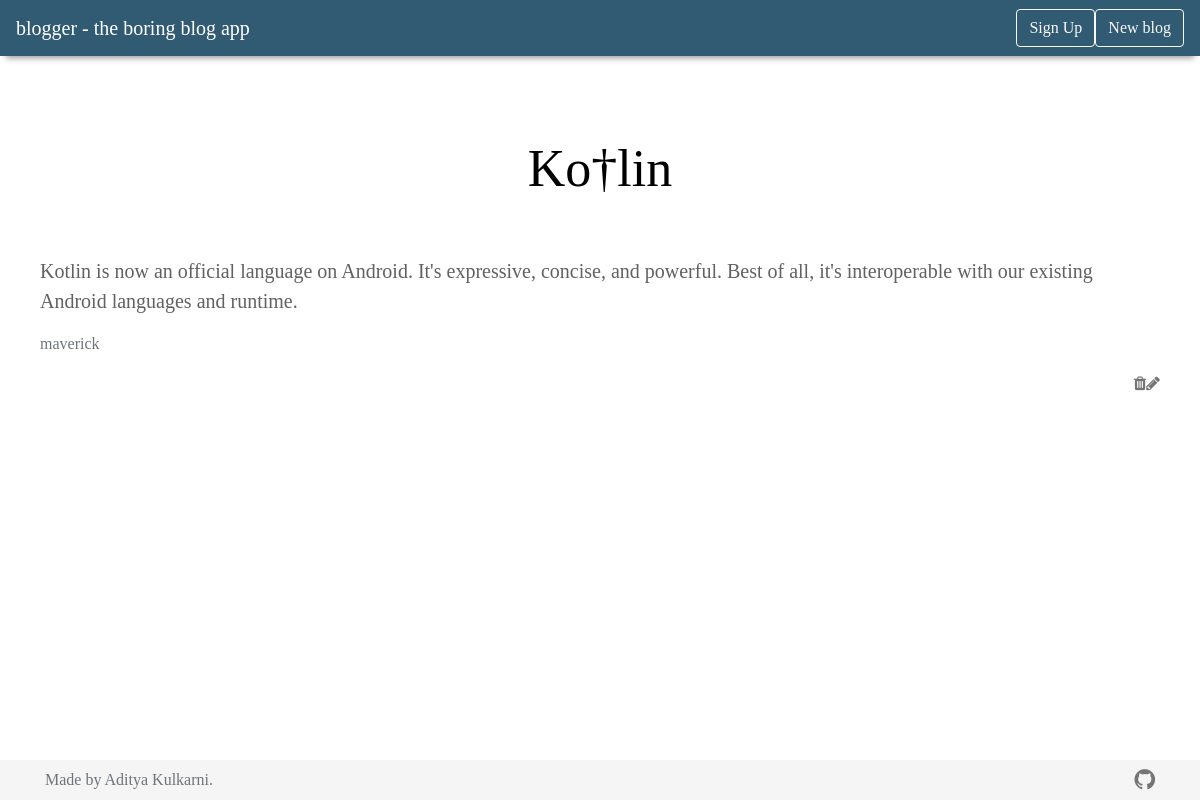
/blog/5/, run on the app's committed database.
### blog/models.py (models this page shows, shortened)
class Blog(models.Model):
	blog_title = models.CharField(max_length=100)
	blog_content = models.TextField(max_length=10000)
	blog_author = models.CharField(max_length=50)
	pub_date = models.DateTimeField('date published')

### blog/views.py (the view)
# urls.py: path('<int:blog_id>/', views.detail, name='detail'),
def detail(request, blog_id):
	blog = get_object_or_404(Blog, pk = blog_id)
	return render(request, 'blog/detail.html', {'blog' : blog,})

### blog/templates/blog/detail.html
{% extends 'blog/master.html' %}
{% load static %}
{% block content %}
		<br><br><br>
		<h1 align="center" class = "title">{{ blog.blog_title }}</h1>
		<br><br>
		<p class="description">{{ blog.blog_content }}</p>
		<p class="text-secondary author">{{ blog.blog_author }}</p>
		<div>
			<a style="color: #757575;font-size: 16px;float: right;" href="{% url 'blog:updateBlog' blog.id %}"><i class="fa fa-pencil"></i></a>
			<a style="color: #757575;font-size: 16px;float: right;" href="{% url 'blog:deleteBlog' blog.id %}"><i class="fa fa-trash"></i></a>
		</div>
{% endblock content %}

### blog/static/blog/css/style.css (style rules this page uses)
* { font-family: 'Product Sans' }
h1 { color : black; }
.description { font-size: 20px; color: #616161; }
.title { font-size: 52px; }

### data on the page
Blog: blog_title "Ko†lin", blog_content "Kotlin is now an official language on Android. It's expressive, concise, and powerful. Best of all, it's interoperable with our existing Android languages and runtime.", blog_author "maverick"
